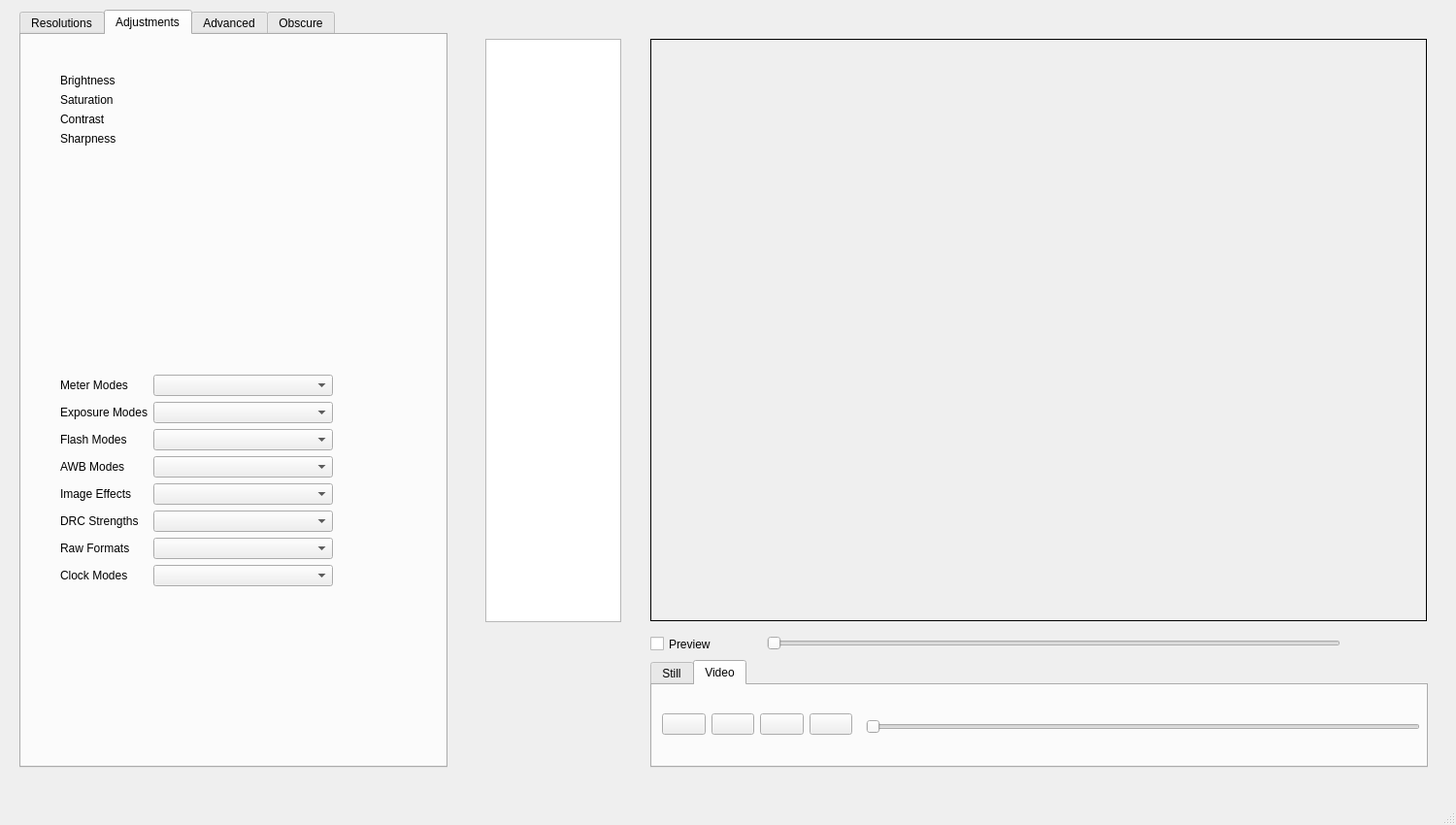
<?xml version="1.0" encoding="UTF-8"?>
<ui version="4.0">
 <class>MainWindow</class>
 <widget class="QMainWindow" name="MainWindow">
  <property name="geometry">
   <rect>
    <x>0</x>
    <y>0</y>
    <width>1500</width>
    <height>850</height>
   </rect>
  </property>
  <property name="windowTitle">
   <string>MainWindow</string>
  </property>
  <property name="iconSize">
   <size>
    <width>128</width>
    <height>96</height>
   </size>
  </property>
  <widget class="QWidget" name="centralwidget">
   <widget class="QTabWidget" name="captureTab">
    <property name="geometry">
     <rect>
      <x>670</x>
      <y>680</y>
      <width>801</width>
      <height>111</height>
     </rect>
    </property>
    <property name="currentIndex">
     <number>1</number>
    </property>
    <widget class="QWidget" name="still">
     <attribute name="title">
      <string>Still</string>
     </attribute>
     <widget class="QPushButton" name="pushButton_4">
      <property name="geometry">
       <rect>
        <x>20</x>
        <y>20</y>
        <width>99</width>
        <height>30</height>
       </rect>
      </property>
      <property name="text">
       <string>Snap/Save</string>
      </property>
     </widget>
     <widget class="QPushButton" name="pushButton_5">
      <property name="geometry">
       <rect>
        <x>140</x>
        <y>20</y>
        <width>99</width>
        <height>30</height>
       </rect>
      </property>
      <property name="text">
       <string>Snap/Hold</string>
      </property>
     </widget>
     <widget class="QRadioButton" name="isCounter">
      <property name="geometry">
       <rect>
        <x>620</x>
        <y>20</y>
        <width>119</width>
        <height>27</height>
       </rect>
      </property>
      <property name="text">
       <string>Counter </string>
      </property>
      <property name="checked">
       <bool>true</bool>
      </property>
     </widget>
     <widget class="QRadioButton" name="isDatestamp">
      <property name="geometry">
       <rect>
        <x>500</x>
        <y>20</y>
        <width>119</width>
        <height>27</height>
       </rect>
      </property>
      <property name="text">
       <string>Datestamp</string>
      </property>
     </widget>
     <widget class="QWidget" name="formLayoutWidget_3">
      <property name="geometry">
       <rect>
        <x>270</x>
        <y>20</y>
        <width>160</width>
        <height>34</height>
       </rect>
      </property>
      <layout class="QFormLayout" name="formLayout_4">
       <item row="0" column="0">
        <widget class="QLabel" name="label_15">
         <property name="text">
          <string>File root</string>
         </property>
        </widget>
       </item>
       <item row="0" column="1">
        <widget class="QLineEdit" name="fileRoot">
         <property name="text">
          <string>img_</string>
         </property>
        </widget>
       </item>
      </layout>
     </widget>
    </widget>
    <widget class="QWidget" name="video">
     <attribute name="title">
      <string>Video</string>
     </attribute>
     <widget class="QSlider" name="vidPosSlider">
      <property name="geometry">
       <rect>
        <x>220</x>
        <y>30</y>
        <width>571</width>
        <height>26</height>
       </rect>
      </property>
      <property name="maximum">
       <number>1000</number>
      </property>
      <property name="orientation">
       <enum>Qt::Horizontal</enum>
      </property>
     </widget>
     <widget class="QWidget" name="horizontalLayoutWidget">
      <property name="geometry">
       <rect>
        <x>10</x>
        <y>20</y>
        <width>196</width>
        <height>41</height>
       </rect>
      </property>
      <layout class="QHBoxLayout" name="horizontalLayout_2">
       <item>
        <widget class="QPushButton" name="startRecordVid">
         <property name="text">
          <string/>
         </property>
         <property name="icon">
          <iconset resource="../../Documents/QtPiCamera/resource.qrc">
           <normaloff>:/icons/icons/media-record.png</normaloff>:/icons/icons/media-record.png</iconset>
         </property>
        </widget>
       </item>
       <item>
        <widget class="QPushButton" name="playVid">
         <property name="text">
          <string/>
         </property>
         <property name="icon">
          <iconset resource="../../Documents/QtPiCamera/resource.qrc">
           <normaloff>:/icons/icons/media-playback-start.png</normaloff>:/icons/icons/media-playback-start.png</iconset>
         </property>
        </widget>
       </item>
       <item>
        <widget class="QPushButton" name="stopVid">
         <property name="text">
          <string/>
         </property>
         <property name="icon">
          <iconset resource="../../Documents/QtPiCamera/resource.qrc">
           <normaloff>:/icons/icons/media-playback-stop.png</normaloff>:/icons/icons/media-playback-stop.png</iconset>
         </property>
        </widget>
       </item>
       <item>
        <widget class="QPushButton" name="pauseVid">
         <property name="text">
          <string/>
         </property>
         <property name="icon">
          <iconset resource="../../Documents/QtPiCamera/resource.qrc">
           <normaloff>:/icons/icons/media-playback-pause.png</normaloff>:/icons/icons/media-playback-pause.png</iconset>
         </property>
        </widget>
       </item>
      </layout>
     </widget>
    </widget>
   </widget>
   <widget class="QCheckBox" name="previewVisible">
    <property name="geometry">
     <rect>
      <x>670</x>
      <y>650</y>
      <width>101</width>
      <height>27</height>
     </rect>
    </property>
    <property name="text">
     <string>Preview</string>
    </property>
   </widget>
   <widget class="QSlider" name="resizePreview">
    <property name="geometry">
     <rect>
      <x>790</x>
      <y>650</y>
      <width>591</width>
      <height>26</height>
     </rect>
    </property>
    <property name="orientation">
     <enum>Qt::Horizontal</enum>
    </property>
   </widget>
   <widget class="QLabel" name="imgContainer">
    <property name="geometry">
     <rect>
      <x>670</x>
      <y>40</y>
      <width>800</width>
      <height>600</height>
     </rect>
    </property>
    <property name="frameShape">
     <enum>QFrame::Box</enum>
    </property>
    <property name="text">
     <string/>
    </property>
   </widget>
   <widget class="QListWidget" name="thumbnails">
    <property name="geometry">
     <rect>
      <x>500</x>
      <y>40</y>
      <width>140</width>
      <height>601</height>
     </rect>
    </property>
    <property name="font">
     <font>
      <pointsize>10</pointsize>
      <italic>true</italic>
     </font>
    </property>
    <property name="iconSize">
     <size>
      <width>128</width>
      <height>96</height>
     </size>
    </property>
    <property name="viewMode">
     <enum>QListView::IconMode</enum>
    </property>
    <property name="wordWrap">
     <bool>true</bool>
    </property>
   </widget>
   <widget class="QTabWidget" name="mainTab">
    <property name="geometry">
     <rect>
      <x>20</x>
      <y>10</y>
      <width>441</width>
      <height>781</height>
     </rect>
    </property>
    <property name="currentIndex">
     <number>1</number>
    </property>
    <widget class="QWidget" name="resolutions">
     <attribute name="title">
      <string>Resolutions</string>
     </attribute>
     <widget class="QWidget" name="formLayoutWidget">
      <property name="geometry">
       <rect>
        <x>20</x>
        <y>40</y>
        <width>321</width>
        <height>191</height>
       </rect>
      </property>
      <layout class="QFormLayout" name="formLayout">
       <item row="0" column="0">
        <widget class="QLabel" name="lstartX">
         <property name="text">
          <string>X</string>
         </property>
        </widget>
       </item>
       <item row="1" column="0">
        <widget class="QLabel" name="lstartY">
         <property name="text">
          <string>Y</string>
         </property>
        </widget>
       </item>
       <item row="2" column="0">
        <widget class="QLabel" name="wStartWidth">
         <property name="text">
          <string>Width</string>
         </property>
        </widget>
       </item>
       <item row="3" column="0">
        <widget class="QLabel" name="lStartHeight">
         <property name="text">
          <string>Height</string>
         </property>
        </widget>
       </item>
       <item row="4" column="0">
        <widget class="QPushButton" name="fixStartZoom">
         <property name="text">
          <string>Apply</string>
         </property>
        </widget>
       </item>
       <item row="0" column="1">
        <widget class="CompositeSlider" name="zStartX" native="true"/>
       </item>
       <item row="1" column="1">
        <widget class="CompositeSlider" name="zStartY" native="true"/>
       </item>
       <item row="2" column="1">
        <widget class="CompositeSlider" name="zStartWidth" native="true"/>
       </item>
       <item row="3" column="1">
        <widget class="CompositeSlider" name="zStartHeight" native="true"/>
       </item>
      </layout>
     </widget>
     <widget class="QLabel" name="label_13">
      <property name="geometry">
       <rect>
        <x>20</x>
        <y>10</y>
        <width>91</width>
        <height>22</height>
       </rect>
      </property>
      <property name="text">
       <string>Zoom Start</string>
      </property>
     </widget>
     <widget class="QLabel" name="label_14">
      <property name="geometry">
       <rect>
        <x>20</x>
        <y>230</y>
        <width>81</width>
        <height>22</height>
       </rect>
      </property>
      <property name="text">
       <string>Zoom End</string>
      </property>
     </widget>
     <widget class="QWidget" name="formLayoutWidget_2">
      <property name="geometry">
       <rect>
        <x>20</x>
        <y>260</y>
        <width>321</width>
        <height>191</height>
       </rect>
      </property>
      <layout class="QFormLayout" name="formLayout_3">
       <item row="0" column="0">
        <widget class="QLabel" name="lEndX">
         <property name="text">
          <string>X</string>
         </property>
        </widget>
       </item>
       <item row="1" column="0">
        <widget class="QLabel" name="lEndY">
         <property name="text">
          <string>Y</string>
         </property>
        </widget>
       </item>
       <item row="2" column="0">
        <widget class="QLabel" name="lEndWidth">
         <property name="text">
          <string>Width</string>
         </property>
        </widget>
       </item>
       <item row="3" column="0">
        <widget class="QLabel" name="lEndHeight">
         <property name="text">
          <string>Height</string>
         </property>
        </widget>
       </item>
       <item row="4" column="0">
        <widget class="QPushButton" name="fixEndZoom">
         <property name="text">
          <string>Apply</string>
         </property>
        </widget>
       </item>
       <item row="0" column="1">
        <widget class="CompositeSlider" name="zEndX" native="true"/>
       </item>
       <item row="1" column="1">
        <widget class="CompositeSlider" name="zEndY" native="true"/>
       </item>
       <item row="2" column="1">
        <widget class="CompositeSlider" name="zEndWidth" native="true"/>
       </item>
       <item row="3" column="1">
        <widget class="CompositeSlider" name="zEndHeight" native="true"/>
       </item>
      </layout>
     </widget>
     <widget class="QLabel" name="label_16">
      <property name="geometry">
       <rect>
        <x>20</x>
        <y>460</y>
        <width>81</width>
        <height>22</height>
       </rect>
      </property>
      <property name="text">
       <string>Zoom</string>
      </property>
     </widget>
     <widget class="QWidget" name="formLayoutWidget_4">
      <property name="geometry">
       <rect>
        <x>20</x>
        <y>490</y>
        <width>321</width>
        <height>191</height>
       </rect>
      </property>
      <layout class="QFormLayout" name="formLayout_5">
       <item row="0" column="0">
        <widget class="QLabel" name="lEndX_2">
         <property name="text">
          <string>X</string>
         </property>
        </widget>
       </item>
       <item row="1" column="0">
        <widget class="QLabel" name="lEndY_2">
         <property name="text">
          <string>Y</string>
         </property>
        </widget>
       </item>
       <item row="2" column="0">
        <widget class="QLabel" name="lEndWidth_2">
         <property name="text">
          <string>Width</string>
         </property>
        </widget>
       </item>
       <item row="3" column="0">
        <widget class="QLabel" name="lEndHeight_2">
         <property name="text">
          <string>Height</string>
         </property>
        </widget>
       </item>
       <item row="4" column="0">
        <widget class="QPushButton" name="fixZoom">
         <property name="text">
          <string>Apply</string>
         </property>
        </widget>
       </item>
       <item row="0" column="1">
        <widget class="CompositeSlider" name="zoomX" native="true"/>
       </item>
       <item row="1" column="1">
        <widget class="CompositeSlider" name="zoomY" native="true"/>
       </item>
       <item row="2" column="1">
        <widget class="CompositeSlider" name="zoomWidth" native="true"/>
       </item>
       <item row="3" column="1">
        <widget class="CompositeSlider" name="zoomHeight" native="true"/>
       </item>
      </layout>
     </widget>
    </widget>
    <widget class="QWidget" name="adjustments">
     <attribute name="title">
      <string>Adjustments</string>
     </attribute>
     <widget class="QWidget" name="formLayoutWidget_5">
      <property name="geometry">
       <rect>
        <x>40</x>
        <y>40</y>
        <width>371</width>
        <height>271</height>
       </rect>
      </property>
      <layout class="QFormLayout" name="formLayout_2">
       <item row="0" column="0">
        <widget class="QLabel" name="label">
         <property name="text">
          <string>Brightness</string>
         </property>
        </widget>
       </item>
       <item row="0" column="1">
        <widget class="CompositeSlider" name="brightness" native="true"/>
       </item>
       <item row="1" column="0">
        <widget class="QLabel" name="label_2">
         <property name="text">
          <string>Saturation</string>
         </property>
        </widget>
       </item>
       <item row="1" column="1">
        <widget class="CompositeSlider" name="saturation" native="true"/>
       </item>
       <item row="2" column="0">
        <widget class="QLabel" name="label_3">
         <property name="text">
          <string>Contrast</string>
         </property>
        </widget>
       </item>
       <item row="2" column="1">
        <widget class="CompositeSlider" name="contrast" native="true"/>
       </item>
       <item row="3" column="0">
        <widget class="QLabel" name="label_4">
         <property name="text">
          <string>Sharpness</string>
         </property>
        </widget>
       </item>
       <item row="3" column="1">
        <widget class="CompositeSlider" name="sharpness" native="true"/>
       </item>
      </layout>
     </widget>
     <widget class="QWidget" name="formLayoutWidget_6">
      <property name="geometry">
       <rect>
        <x>40</x>
        <y>350</y>
        <width>281</width>
        <height>338</height>
       </rect>
      </property>
      <layout class="QFormLayout" name="formLayout_6">
       <item row="0" column="0">
        <widget class="QLabel" name="label_5">
         <property name="text">
          <string>Meter Modes</string>
         </property>
        </widget>
       </item>
       <item row="0" column="1">
        <widget class="QComboBox" name="meter_modes"/>
       </item>
       <item row="1" column="0">
        <widget class="QLabel" name="label_6">
         <property name="text">
          <string>Exposure Modes</string>
         </property>
        </widget>
       </item>
       <item row="1" column="1">
        <widget class="QComboBox" name="exposure_modes"/>
       </item>
       <item row="2" column="0">
        <widget class="QLabel" name="label_7">
         <property name="text">
          <string>Flash Modes</string>
         </property>
        </widget>
       </item>
       <item row="2" column="1">
        <widget class="QComboBox" name="flash_modes"/>
       </item>
       <item row="3" column="0">
        <widget class="QLabel" name="label_8">
         <property name="text">
          <string>AWB Modes</string>
         </property>
        </widget>
       </item>
       <item row="3" column="1">
        <widget class="QComboBox" name="awb_modes"/>
       </item>
       <item row="4" column="0">
        <widget class="QLabel" name="label_9">
         <property name="text">
          <string>Image Effects</string>
         </property>
        </widget>
       </item>
       <item row="4" column="1">
        <widget class="QComboBox" name="image_effects"/>
       </item>
       <item row="5" column="0">
        <widget class="QLabel" name="label_10">
         <property name="text">
          <string>DRC Strengths</string>
         </property>
        </widget>
       </item>
       <item row="5" column="1">
        <widget class="QComboBox" name="drc_strengths"/>
       </item>
       <item row="6" column="0">
        <widget class="QLabel" name="label_11">
         <property name="text">
          <string>Raw Formats</string>
         </property>
        </widget>
       </item>
       <item row="6" column="1">
        <widget class="QComboBox" name="raw_formats"/>
       </item>
       <item row="7" column="0">
        <widget class="QLabel" name="label_17">
         <property name="text">
          <string>Clock Modes</string>
         </property>
        </widget>
       </item>
       <item row="7" column="1">
        <widget class="QComboBox" name="clock_modes"/>
       </item>
      </layout>
     </widget>
    </widget>
    <widget class="QWidget" name="advanced">
     <attribute name="title">
      <string>Advanced</string>
     </attribute>
    </widget>
    <widget class="QWidget" name="obscure">
     <attribute name="title">
      <string>Obscure</string>
     </attribute>
    </widget>
   </widget>
   <zorder>thumbnails</zorder>
   <zorder>captureTab</zorder>
   <zorder>previewVisible</zorder>
   <zorder>resizePreview</zorder>
   <zorder>imgContainer</zorder>
   <zorder>mainTab</zorder>
  </widget>
  <widget class="QMenuBar" name="menubar">
   <property name="geometry">
    <rect>
     <x>0</x>
     <y>0</y>
     <width>1500</width>
     <height>28</height>
    </rect>
   </property>
  </widget>
  <widget class="QStatusBar" name="statusbar"/>
 </widget>
 <customwidgets>
  <customwidget>
   <class>CompositeSlider</class>
   <extends>QWidget</extends>
   <header location="global">mysliders</header>
   <container>1</container>
  </customwidget>
 </customwidgets>
 <resources>
  <include location="../../Documents/QtPiCamera/resource.qrc"/>
 </resources>
 <connections>
  <connection>
   <sender>fixStartZoom</sender>
   <signal>clicked()</signal>
   <receiver>MainWindow</receiver>
   <slot>setZoomStart()</slot>
   <hints>
    <hint type="sourcelabel">
     <x>127</x>
     <y>256</y>
    </hint>
    <hint type="destinationlabel">
     <x>512</x>
     <y>226</y>
    </hint>
   </hints>
  </connection>
  <connection>
   <sender>fixEndZoom</sender>
   <signal>clicked()</signal>
   <receiver>MainWindow</receiver>
   <slot>setZoomEnd()</slot>
   <hints>
    <hint type="sourcelabel">
     <x>127</x>
     <y>476</y>
    </hint>
    <hint type="destinationlabel">
     <x>585</x>
     <y>453</y>
    </hint>
   </hints>
  </connection>
  <connection>
   <sender>pushButton_4</sender>
   <signal>clicked()</signal>
   <receiver>MainWindow</receiver>
   <slot>snapAndSave()</slot>
   <hints>
    <hint type="sourcelabel">
     <x>697</x>
     <y>778</y>
    </hint>
    <hint type="destinationlabel">
     <x>317</x>
     <y>777</y>
    </hint>
   </hints>
  </connection>
  <connection>
   <sender>pushButton_5</sender>
   <signal>clicked()</signal>
   <receiver>MainWindow</receiver>
   <slot>snapAndHold()</slot>
   <hints>
    <hint type="sourcelabel">
     <x>826</x>
     <y>779</y>
    </hint>
    <hint type="destinationlabel">
     <x>367</x>
     <y>675</y>
    </hint>
   </hints>
  </connection>
  <connection>
   <sender>fileRoot</sender>
   <signal>textChanged(QString)</signal>
   <receiver>MainWindow</receiver>
   <slot>setFileRoot()</slot>
   <hints>
    <hint type="sourcelabel">
     <x>1034</x>
     <y>771</y>
    </hint>
    <hint type="destinationlabel">
     <x>347</x>
     <y>573</y>
    </hint>
   </hints>
  </connection>
  <connection>
   <sender>isDatestamp</sender>
   <signal>clicked()</signal>
   <receiver>MainWindow</receiver>
   <slot>isDateStamp()</slot>
   <hints>
    <hint type="sourcelabel">
     <x>1233</x>
     <y>770</y>
    </hint>
    <hint type="destinationlabel">
     <x>323</x>
     <y>499</y>
    </hint>
   </hints>
  </connection>
  <connection>
   <sender>isCounter</sender>
   <signal>clicked()</signal>
   <receiver>MainWindow</receiver>
   <slot>isCounter()</slot>
   <hints>
    <hint type="sourcelabel">
     <x>1350</x>
     <y>764</y>
    </hint>
    <hint type="destinationlabel">
     <x>459</x>
     <y>527</y>
    </hint>
   </hints>
  </connection>
  <connection>
   <sender>previewVisible</sender>
   <signal>clicked(bool)</signal>
   <receiver>MainWindow</receiver>
   <slot>showPreview(bool)</slot>
   <hints>
    <hint type="sourcelabel">
     <x>723</x>
     <y>688</y>
    </hint>
    <hint type="destinationlabel">
     <x>472</x>
     <y>614</y>
    </hint>
   </hints>
  </connection>
  <connection>
   <sender>resizePreview</sender>
   <signal>valueChanged(int)</signal>
   <receiver>MainWindow</receiver>
   <slot>setPreviewSize(int)</slot>
   <hints>
    <hint type="sourcelabel">
     <x>909</x>
     <y>689</y>
    </hint>
    <hint type="destinationlabel">
     <x>415</x>
     <y>708</y>
    </hint>
   </hints>
  </connection>
  <connection>
   <sender>captureTab</sender>
   <signal>currentChanged(int)</signal>
   <receiver>MainWindow</receiver>
   <slot>setupVid(int)</slot>
   <hints>
    <hint type="sourcelabel">
     <x>690</x>
     <y>727</y>
    </hint>
    <hint type="destinationlabel">
     <x>172</x>
     <y>631</y>
    </hint>
   </hints>
  </connection>
  <connection>
   <sender>startRecordVid</sender>
   <signal>clicked(bool)</signal>
   <receiver>MainWindow</receiver>
   <slot>doRecordVid(bool)</slot>
   <hints>
    <hint type="sourcelabel">
     <x>718</x>
     <y>793</y>
    </hint>
    <hint type="destinationlabel">
     <x>469</x>
     <y>769</y>
    </hint>
   </hints>
  </connection>
  <connection>
   <sender>playVid</sender>
   <signal>clicked(bool)</signal>
   <receiver>MainWindow</receiver>
   <slot>doPlayVid(bool)</slot>
   <hints>
    <hint type="sourcelabel">
     <x>757</x>
     <y>793</y>
    </hint>
    <hint type="destinationlabel">
     <x>197</x>
     <y>694</y>
    </hint>
   </hints>
  </connection>
  <connection>
   <sender>stopVid</sender>
   <signal>clicked()</signal>
   <receiver>MainWindow</receiver>
   <slot>doStopVid()</slot>
   <hints>
    <hint type="sourcelabel">
     <x>826</x>
     <y>797</y>
    </hint>
    <hint type="destinationlabel">
     <x>105</x>
     <y>757</y>
    </hint>
   </hints>
  </connection>
  <connection>
   <sender>pauseVid</sender>
   <signal>clicked(bool)</signal>
   <receiver>MainWindow</receiver>
   <slot>doPauseVid(bool)</slot>
   <hints>
    <hint type="sourcelabel">
     <x>876</x>
     <y>797</y>
    </hint>
    <hint type="destinationlabel">
     <x>405</x>
     <y>508</y>
    </hint>
   </hints>
  </connection>
  <connection>
   <sender>vidPosSlider</sender>
   <signal>sliderMoved(int)</signal>
   <receiver>MainWindow</receiver>
   <slot>setPosition(int)</slot>
   <hints>
    <hint type="sourcelabel">
     <x>964</x>
     <y>784</y>
    </hint>
    <hint type="destinationlabel">
     <x>545</x>
     <y>539</y>
    </hint>
   </hints>
  </connection>
  <connection>
   <sender>thumbnails</sender>
   <signal>itemDoubleClicked(QListWidgetItem*)</signal>
   <receiver>MainWindow</receiver>
   <slot>doThumbnailClicked()</slot>
   <hints>
    <hint type="sourcelabel">
     <x>500</x>
     <y>104</y>
    </hint>
    <hint type="destinationlabel">
     <x>325</x>
     <y>34</y>
    </hint>
   </hints>
  </connection>
  <connection>
   <sender>fixZoom</sender>
   <signal>clicked()</signal>
   <receiver>MainWindow</receiver>
   <slot>setZoom()</slot>
   <hints>
    <hint type="sourcelabel">
     <x>86</x>
     <y>706</y>
    </hint>
    <hint type="destinationlabel">
     <x>535</x>
     <y>789</y>
    </hint>
   </hints>
  </connection>
  <connection>
   <sender>meter_modes</sender>
   <signal>currentIndexChanged(QString)</signal>
   <receiver>MainWindow</receiver>
   <slot>setCamValFromCombo(QString)</slot>
   <hints>
    <hint type="sourcelabel">
     <x>336</x>
     <y>442</y>
    </hint>
    <hint type="destinationlabel">
     <x>474</x>
     <y>421</y>
    </hint>
   </hints>
  </connection>
  <connection>
   <sender>exposure_modes</sender>
   <signal>currentIndexChanged(QString)</signal>
   <receiver>MainWindow</receiver>
   <slot>setCamValFromCombo(QString)</slot>
   <hints>
    <hint type="sourcelabel">
     <x>271</x>
     <y>469</y>
    </hint>
    <hint type="destinationlabel">
     <x>482</x>
     <y>468</y>
    </hint>
   </hints>
  </connection>
  <connection>
   <sender>flash_modes</sender>
   <signal>currentIndexChanged(QString)</signal>
   <receiver>MainWindow</receiver>
   <slot>setCamValFromCombo(QString)</slot>
   <hints>
    <hint type="sourcelabel">
     <x>275</x>
     <y>520</y>
    </hint>
    <hint type="destinationlabel">
     <x>482</x>
     <y>559</y>
    </hint>
   </hints>
  </connection>
  <connection>
   <sender>awb_modes</sender>
   <signal>currentIndexChanged(QString)</signal>
   <receiver>MainWindow</receiver>
   <slot>setCamValFromCombo(QString)</slot>
   <hints>
    <hint type="sourcelabel">
     <x>226</x>
     <y>552</y>
    </hint>
    <hint type="destinationlabel">
     <x>548</x>
     <y>809</y>
    </hint>
   </hints>
  </connection>
  <connection>
   <sender>image_effects</sender>
   <signal>currentIndexChanged(QString)</signal>
   <receiver>MainWindow</receiver>
   <slot>setCamValFromCombo(QString)</slot>
   <hints>
    <hint type="sourcelabel">
     <x>279</x>
     <y>604</y>
    </hint>
    <hint type="destinationlabel">
     <x>514</x>
     <y>781</y>
    </hint>
   </hints>
  </connection>
  <connection>
   <sender>drc_strengths</sender>
   <signal>currentIndexChanged(QString)</signal>
   <receiver>MainWindow</receiver>
   <slot>setCamValFromCombo(QString)</slot>
   <hints>
    <hint type="sourcelabel">
     <x>247</x>
     <y>637</y>
    </hint>
    <hint type="destinationlabel">
     <x>623</x>
     <y>30</y>
    </hint>
   </hints>
  </connection>
  <connection>
   <sender>raw_formats</sender>
   <signal>currentIndexChanged(QString)</signal>
   <receiver>MainWindow</receiver>
   <slot>setCamValFromCombo(QString)</slot>
   <hints>
    <hint type="sourcelabel">
     <x>298</x>
     <y>671</y>
    </hint>
    <hint type="destinationlabel">
     <x>570</x>
     <y>41</y>
    </hint>
   </hints>
  </connection>
  <connection>
   <sender>clock_modes</sender>
   <signal>currentIndexChanged(QString)</signal>
   <receiver>MainWindow</receiver>
   <slot>setCamValFromCombo(QString)</slot>
   <hints>
    <hint type="sourcelabel">
     <x>203</x>
     <y>746</y>
    </hint>
    <hint type="destinationlabel">
     <x>894</x>
     <y>39</y>
    </hint>
   </hints>
  </connection>
 </connections>
 <slots>
  <slot>setZoomStart()</slot>
  <slot>setZoomEnd()</slot>
  <slot>snapAndSave()</slot>
  <slot>snapAndHold()</slot>
  <slot>setFileRoot()</slot>
  <slot>isDateStamp()</slot>
  <slot>isCounter()</slot>
  <slot>showPreview(bool)</slot>
  <slot>setPreviewSize(int)</slot>
  <slot>doRecordVid(bool)</slot>
  <slot>doPlayVid(bool)</slot>
  <slot>doPauseVid(bool)</slot>
  <slot>setVidPos(int)</slot>
  <slot>setupVid(int)</slot>
  <slot>doStopVid()</slot>
  <slot>setPosition(int)</slot>
  <slot>setPosition()</slot>
  <slot>doThumbnailClicked()</slot>
  <slot>setZoom()</slot>
  <slot>setCamValFromCombo(QString)</slot>
  <slot>slot2()</slot>
 </slots>
</ui>
